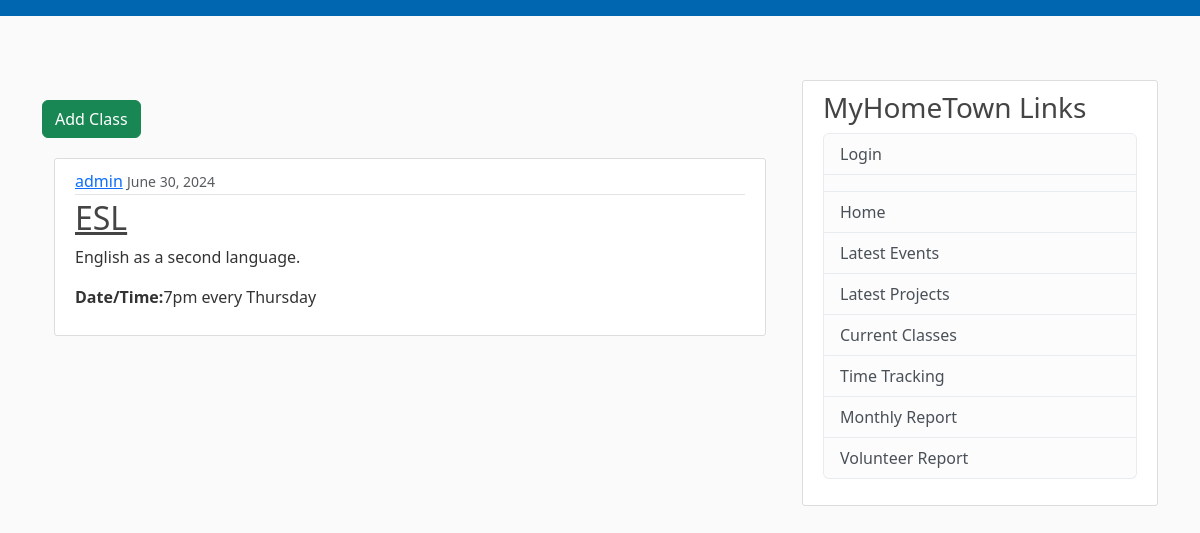
The app's page /private/crcclass/ with its own data.
### common/models.py (models this page shows, shortened)
class CRCClass(models.Model):
    title = models.CharField(max_length=100)
    location = models.CharField(max_length=255)
    times = models.CharField(max_length=255)
    date_posted = models.DateTimeField(default=timezone.now)
    summary = models.CharField(max_length=255, null=True)
    description = RichTextField(max_length=4096, null=True)
    author = models.ForeignKey(User, on_delete=models.CASCADE)

### private/views.py (the view)
# urls.py: path('crcclass/', CRCClassListView.as_view(), name="crcclass-list"),
class CRCClassListView(ListView):
    model = CRCClass
    template_name = 'crcclasses/crcclass_list.html'
    context_object_name = 'crcclasses'
    ordering = ['date_posted']

### private/templates/crcclasses/crcclass_list.html (shortened to what this page needs)
{% extends "private/base.html" %}
{% block content %}
<p>
  <li class="btn btn-success btn=sm mt-1 mb-1"><a class="nav-item nav-link" href="{% url 'crcclass-create' %}">Add Class</a></li>
</p>
<div class="container">
    {% for crcclass in crcclasses %}
    <article class="media content-section">
        <div class="media-body">
          <div class="article-metadata">
            <a class="mr-2" href="#">{{ crcclass.author }}</a>
            <small class="text-muted">{{ crcclass.date_posted|date:"F d, Y" }}</small>
          </div>
          <h2><a class="article-title" href="{% url 'crcclass-detail' crcclass.id %}">{{ crcclass.title }}</a></h2>
          {% if crcclass.summary %}
            <p class="article-content">{{ crcclass.summary }}</p>
          {% else %}
            <p class="article-content">{{ crcclass.description }}</p>
          {% endif %}
          <p class="article-content"><b>Date/Time:</b>{{ crcclass.times }}</p>
        </div>
      </article>
    {% endfor %}
</div>
{% endblock %}

### private/static/private/main.css (style rules this page uses)
body { background: #fafafa; color: #333333; margin-top: 5rem; }
h1, h2, h3, h4, h5, h6 { color: #444444; }
.content-section { background: #ffffff; padding: 10px 20px; border: 1px solid #dddddd; border-radius: 3px; margin-bottom: 20px; }
.article-title { color: #444444; }
.article-content { white-space: pre-line; }
.article-metadata { padding-bottom: 1px; margin-bottom: 4px; border-bottom: 1px solid #e3e3e3 }

### records on screen
CRCClass: author "admin", date_posted "June 30, 2024", title "ESL", description "English as a second language.", times "7pm every Thursday"
